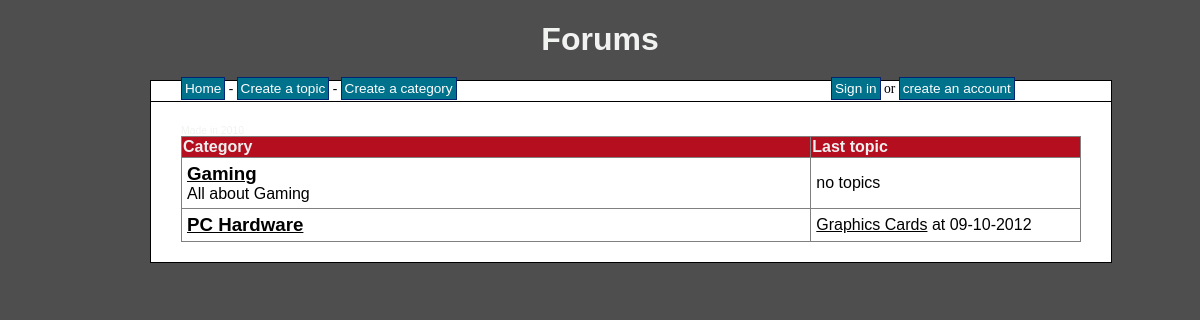
The page / on the database its author committed.
### tables this page shows
CREATE TABLE IF NOT EXISTS `categories` (
  `cat_id` int(8) NOT NULL AUTO_INCREMENT,
  `cat_name` varchar(255) NOT NULL,
  `cat_description` varchar(255) NOT NULL,
  PRIMARY KEY (`cat_id`),
  UNIQUE KEY `cat_name_unique` (`cat_name`)
);

CREATE TABLE IF NOT EXISTS `topics` (
  `topic_id` int(8) NOT NULL AUTO_INCREMENT,
  `topic_subject` varchar(255) NOT NULL,
  `topic_date` datetime NOT NULL,
  `topic_cat` int(8) NOT NULL,
  `topic_by` int(8) NOT NULL,
  PRIMARY KEY (`topic_id`),
  KEY `topic_cat` (`topic_cat`),
  KEY `topic_by` (`topic_by`)
);

### index.php (the view, shortened to what this page needs)
<?php
include 'header.php';
$sql = "SELECT
			categories.cat_id,
			categories.cat_name,
			categories.cat_description,
			COUNT(topics.topic_id) AS topics
		FROM
			categories
		LEFT JOIN
			topics
		ON
			topics.topic_id = categories.cat_id
		GROUP BY
			categories.cat_name, categories.cat_description, categories.cat_id";
$result = mysql_query($sql);
if(!$result)
{
	echo 'The categories could not be displayed, please try again later.';
}
else
{
	if(mysql_num_rows($result) == 0)
	{
		echo 'No categories defined yet.';
	}
	else
	{
		echo '<table border="1">
			  <tr>
				<th>Category</th>
				<th>Last topic</th>
			  </tr>';
		while($row = mysql_fetch_assoc($result))
		{
			echo '<tr>';
				echo '<td class="leftpart">';
					echo '<h3><a href="category.php?id=' . $row['cat_id'] . '">' . $row['cat_name'] . '</a></h3>' . $row['cat_description'];
				echo '</td>';
				echo '<td class="rightpart">';
					$topicsql = "SELECT
									topic_id,
									topic_subject,
									topic_date,
									topic_cat
								FROM
									topics
								WHERE
									topic_cat = " . $row['cat_id'] . "
								ORDER BY
									topic_date
								DESC
								LIMIT
									1";
					$topicsresult = mysql_query($topicsql);
					if(!$topicsresult)
					{
						echo 'Last topic could not be displayed.';
					}
					else
					{
						if(mysql_num_rows($topicsresult) == 0)
						{
							echo 'no topics';
						}
						else
						{
							while($topicrow = mysql_fetch_assoc($topicsresult))
							echo '<a href="topic.php?id=' . $topicrow['topic_id'] . '">' . $topicrow['topic_subject'] . '</a> at ' . date('d-m-Y', strtotime($topicrow['topic_date']));
						}
					}
				echo '</td>';
			echo '</tr>';
		}
	}
}
include 'footer.php';
?>

### header.php (shortened to what this page needs)
<!DOCTYPE html PUBLIC "-//W3C//DTD XHTML 1.0 Strict//EN"
"http://www.w3.org/TR/xhtml1/DTD/xhtml1-strict.dtd">
<html xmlns="http://www.w3.org/1999/xhtml" xml:lang="nl" lang="nl">
<head>
	<link rel="stylesheet" href="style.css" type="text/css">
</head>
<body>
<h1>Forums</h1>
	<div id="wrapper">
	<div id="menu">
		<a class="item" href="/forum/index.php">Home</a> -
		<a class="item" href="/forum/create_topic.php">Create a topic</a> -
		<a class="item" href="/forum/create_cat.php">Create a category</a>
		<div id="userbar">
		<?php
		if($_SESSION['signed_in'])
		{
			echo 'Hello <b>' . htmlentities($_SESSION['user_name']) . '</b>. Not you? <a class="item" href="signout.php">Sign out</a>';
		}
		else
		{
			echo '<a class="item" href="signin.php">Sign in</a> or <a class="item" href="signup.php">create an account</a>';
		}
		?>
		</div>
	</div>
		<div id="content">

### footer.php
	</div>
</div>
<div id="footer">Made in 2010</div>
</body>
</html>

### style.css (style rules this page uses)
body { background-color: #4E4E4E; text-align: center; }
#wrapper { width: 900px; margin: 0 auto; }
#content { background-color: #fff; border: 1px solid #000; float: left; font-family: Arial; padding: 20px 30px; text-align: left; width: 100%; }
#menu { float: left; border: 1px solid #000; border-bottom: none; clear: both; width:100%; height:20px; padding: 0 30px; background-color: #FFF; text-align: left; font-size: 85%; }
#userbar { background-color: #fff; float: right; width: 250px; }
#footer { clear: both; }
table { border-collapse: collapse; width: 100%; }
table a { color: #000; }
th { background-color: #B40E1F; color: #F0F0F0; }
td { padding: 5px; }
h1, #footer { font-family: Arial; color: #F1F3F1; }
h3 { margin: 0; padding: 0; }
.item { background-color: #00728B; border: 1px solid #032472; color: #FFF; font-family: Arial; padding: 3px; text-decoration: none; }
.leftpart { width: 70%; }
.rightpart { width: 30%; }
#footer { font-size: 65%; padding: 3px 0 0 0; }

### rows shown on the page
categories: cat_name "Gaming", cat_description "All about Gaming", shows "no topics"
categories: cat_name "PC Hardware"
topics: topic_subject "Graphics Cards", topic_date "09-10-2012"
